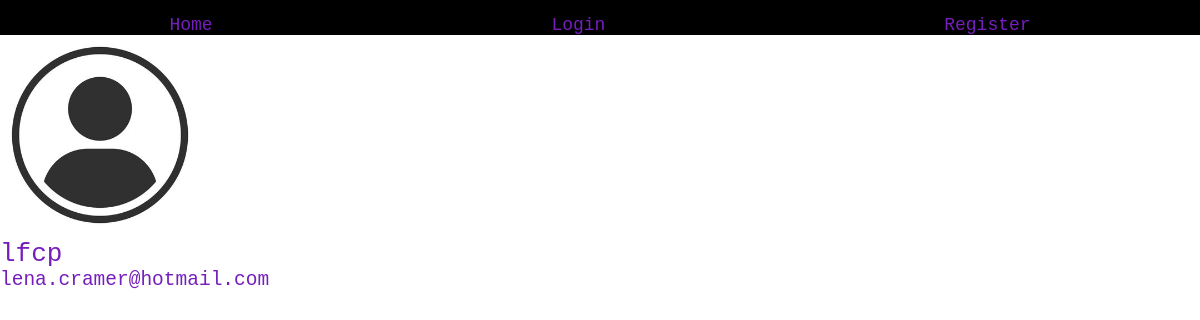
/all-users, run on the app's committed database.
### app/models.py (models this page shows, shortened)
class User(db.Model, UserMixin):
    id = db.Column(db.Integer, primary_key=True)
    username = db.Column(db.String(20), unique=True, nullable=False)
    email = db.Column(db.String(120), unique=True, nullable=False)
    image_file = db.Column(db.String(20), nullable=False, default='default.jpg')
    password = db.Column(db.String(60), nullable=False)
    events = db.relationship('Event', backref='author', lazy=True)

### app/views.py (the view)
@app.route('/all-users')
def all_users():
      users = User.query.all()
      return render_template('all_users.html', users=users)

### app/templates/all_users.html
{% extends 'base.html' %}
{% block content %}
<div>
    {% for user in users %}
    <div class="user">
    <img class="prof-pic" src="{{url_for('static', filename='flier/' + user.image_file)}}"/>
    <h1>{{user.username}}</h1>
    <h2>{{user.email}}</h2>
    </div>
    {% endfor %}
</div>
{% endblock content %}

### app/static/styles.css (style rules this page uses)
* { margin: 0; font-family: 'Open Sans', helvetica, sans-serif; font-weight: 100; box-sizing: border-box; font-family: monospace; text-decoration: none; color: rgb(117, 30, 188); }
body { height: 100%; }
.prof-pic { height: 200px; width: 200px; object-fit: cover; border-radius: 100px; }

### data on the page
User: image_file (placeholder picture), username "lfcp", email "lena.cramer@hotmail.com"
